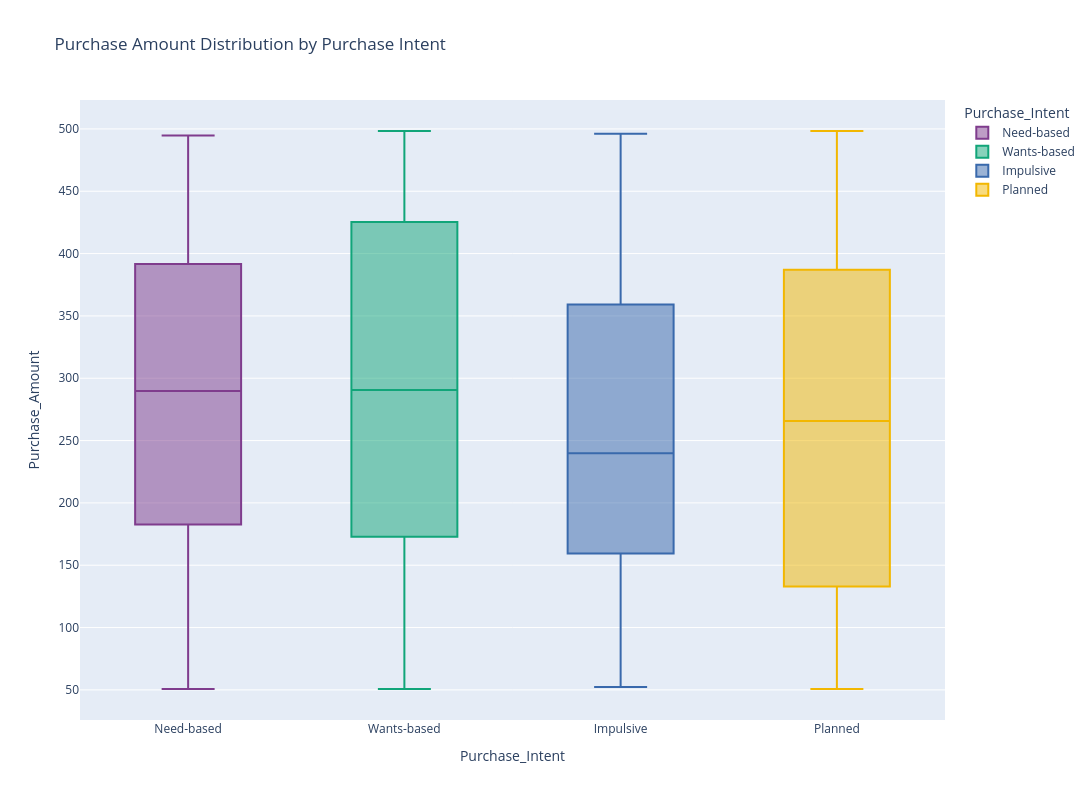

Write notebook code for a chart like this one.
### Markdown cell above
### 4.5 Purchase Intent & Decision Behaviour

#### 4.5.1 Purchase Amount by Purchase Intent

### Code cell
# Purchase intent distribution
purchase_intent_counts = df['Purchase_Intent'].value_counts()

# Creating boxplots for Purchase Amount by Purchase Intent using plotly
fig = px.box(df, x='Purchase_Intent', y='Purchase_Amount', color='Purchase_Intent', title="Purchase Amount Distribution by Purchase Intent",
             color_discrete_sequence=px.colors.qualitative.Bold)

fig.update_layout(width=1300, height=800)
fig.show()

### Figure 1 — Plotly figure (JSON) as saved in the notebook; plotly's stock layout.template omitted (floating-point values rounded to 4 significant figures; data arrays with more than 128 entries replaced by an {"elided": "..."} marker saying what was removed)
{"data": [{"alignmentgroup": "True", "hovertemplate": "Purchase_Intent=%{x}<br>Purchase_Amount=%{y}<extra></extra>", "legendgroup": "Need-based", "marker": {"color": "rgb(127, 60, 141)"}, "name": "Need-based", "notched": false, "offsetgroup": "Need-based", "orientation": "v", "showlegend": true, "type": "box", "x": {"elided": "256 str values"}, "x0": " ", "xaxis": "x", "y": {"elided": "256 float values"}, "y0": " ", "yaxis": "y"}, {"alignmentgroup": "True", "hovertemplate": "Purchase_Intent=%{x}<br>Purchase_Amount=%{y}<extra></extra>", "legendgroup": "Wants-based", "marker": {"color": "rgb(17, 165, 121)"}, "name": "Wants-based", "notched": false, "offsetgroup": "Wants-based", "orientation": "v", "showlegend": true, "type": "box", "x": {"elided": "249 str values"}, "x0": " ", "xaxis": "x", "y": {"elided": "249 float values"}, "y0": " ", "yaxis": "y"}, {"alignmentgroup": "True", "hovertemplate": "Purchase_Intent=%{x}<br>Purchase_Amount=%{y}<extra></extra>", "legendgroup": "Impulsive", "marker": {"color": "rgb(57, 105, 172)"}, "name": "Impulsive", "notched": false, "offsetgroup": "Impulsive", "orientation": "v", "showlegend": true, "type": "box", "x": {"elided": "248 str values"}, "x0": " ", "xaxis": "x", "y": {"elided": "248 float values"}, "y0": " ", "yaxis": "y"}, {"alignmentgroup": "True", "hovertemplate": "Purchase_Intent=%{x}<br>Purchase_Amount=%{y}<extra></extra>", "legendgroup": "Planned", "marker": {"color": "rgb(242, 183, 1)"}, "name": "Planned", "notched": false, "offsetgroup": "Planned", "orientation": "v", "showlegend": true, "type": "box", "x": {"elided": "247 str values"}, "x0": " ", "xaxis": "x", "y": {"elided": "247 float values"}, "y0": " ", "yaxis": "y"}], "layout": {"boxmode": "overlay", "height": 800, "legend": {"title": {"text": "Purchase_Intent"}, "tracegroupgap": 0}, "title": {"text": "Purchase Amount Distribution by Purchase Intent"}, "width": 1300, "xaxis": {"anchor": "y", "categoryarray": ["Need-based", "Wants-based", "Impulsive", "Planned"], "categoryorder": "array", "domain": [0, 1], "title": {"text": "Purchase_Intent"}}, "yaxis": {"anchor": "x", "domain": [0, 1], "title": {"text": "Purchase_Amount"}}}}
